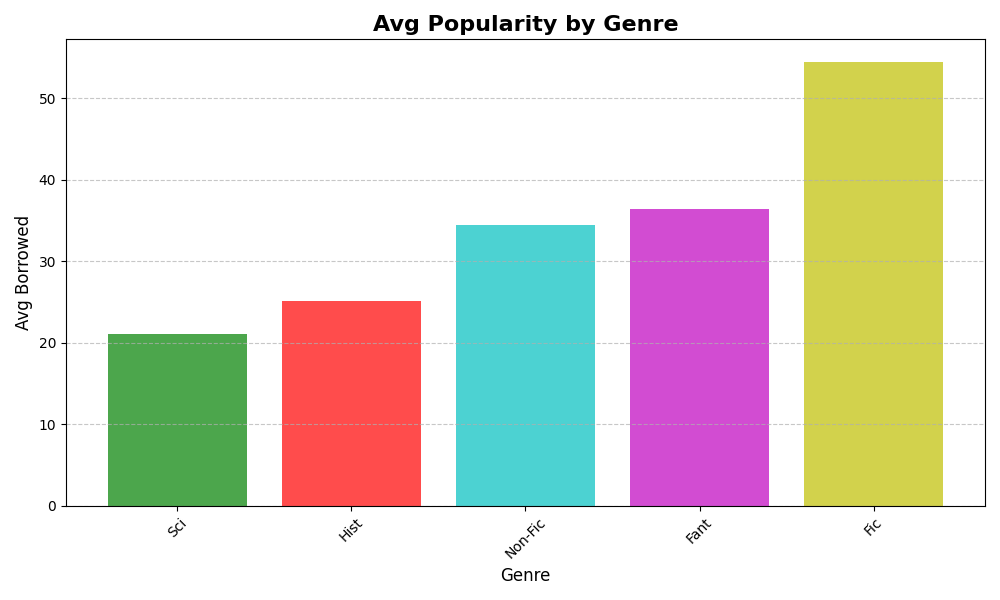

Write the Python code that produced this figure.
import matplotlib.pyplot as plt
import numpy as np

genres = ['Fic', 'Non-Fic', 'Sci', 'Hist', 'Fant']
avg_popularity = [
    np.mean([75, 45, 40, 30, 65, 50, 80, 55, 70, 35]),
    np.mean([42, 25, 22, 38, 48, 20, 45, 30, 35, 40]),
    np.mean([20, 32, 15, 30, 28, 10, 25, 22, 12, 17]),
    np.mean([28, 18, 32, 25, 30, 35, 20, 22, 15, 26]),
    np.mean([35, 42, 29, 45, 25, 38, 50, 32, 40, 28])
]

genres_sorted_indices = np.argsort(avg_popularity)
genres_sorted = [genres[i] for i in genres_sorted_indices]
avg_popularity_sorted = [avg_popularity[i] for i in genres_sorted_indices]

# Manually specified shuffled colors for each genre bar
colors = ['g', 'r', 'c', 'm', 'y']

plt.figure(figsize=(10, 6))
plt.bar(genres_sorted, avg_popularity_sorted, color=colors, alpha=0.7)
plt.title('Avg Popularity by Genre', fontsize=16, fontweight='bold')
plt.xlabel('Genre', fontsize=12)
plt.ylabel('Avg Borrowed', fontsize=12)
plt.xticks(rotation=45)
plt.grid(axis='y', linestyle='--', alpha=0.7)

plt.tight_layout()
plt.show()
